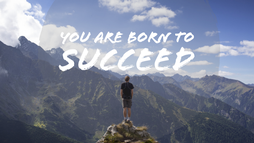
#> input picture input_image.png, 254 x 143 px, shrunk from 1104 x 621 before the run
$ python LSBM-algorithm.py
#> lines starting #> are read from the running program, lines starting #| are printed output that depends on the picture
# Tair Shriki 211966379
# Ruth Bracha Cohen 314653320
# Margalit Lionov 316206879
# Ravit Clark 208105270

import cv2
import numpy as np


def to_bin(data):
    """Convert `data` to binary format as string"""
    if isinstance(data, str):
        return ''.join([ format(ord(i), "08b") for i in data ])
    elif isinstance(data, bytes) or isinstance(data, np.ndarray):
        return [ format(i, "08b") for i in data ]
    elif isinstance(data, int) or isinstance(data, np.uint8):
        return format(data, "08b")
    else:
        raise TypeError("Type not supported.")


def encode(input_image, secret_data):

    # read the image and convert it to bits matrix - width of kernel
#> called with input_image = 'input_image.png'
    image = cv2.imread(input_image)
#> image is the input picture: shape (143, 254, 3); mean B, G, R 150.3, 130.3, 122.4

    # get the image height, width, channel
    height, width, channel = image.shape
#> height = 143; width = 254; channel = 3

    # checking if data can be encoded in image kernel
    # maximum bytes to encode
    n_bytes = image.shape[0] * image.shape[1] * 3 // 8
#> n_bytes = 13620
    print(">> Maximum bytes to encode in your entered image:", n_bytes)
#| >> Maximum bytes to encode in your entered image: 13620

    if len(secret_data) > n_bytes:
        raise ValueError(">> Opppps, insufficient bytes, need bigger image to encode or less data\n")

    #  Mask least 2 bits and find edges
    image = image & 252

    # cv2.cvtColor is applied over the
    # image input with applied parameters
    # to convert the image in grayscale
    img = cv2.cvtColor(image, cv2.COLOR_BGR2GRAY)
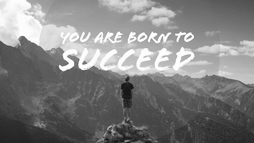
#> img: shape (143, 254); min 15, max 252, mean 128.7

    # apply basic thresholding -- the first parameter is the kernel image
    # we want to threshold, the second value is is our threshold
    # check; if a pixel value is greater than our threshold (in this
    # case, img_height), we set it to be *black, otherwise it is *white*
    (threshold, threshInv) = cv2.threshold(img, height, 255, cv2.THRESH_TOZERO_INV)
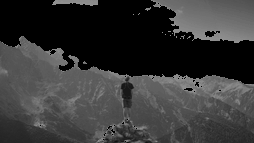
#> threshInv: shape (143, 254); min 0, max 143, mean 54.4
#> threshold = 143
    cv2.imshow("Threshold binary inverse image (in gray) ", threshInv)

    # detection of the edges -> canny algorithm gets the bits img & threshInv value = threshold
    # edges is set of indices of edge pixels
    # detect edges in the image. The parameters control the thresholds
    edges = cv2.Canny(image, 100, 200/int(threshold))
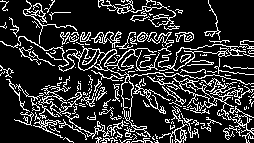
#> edges: shape (143, 254); 18.8% white in thin lines or dots
    edges = edges | img
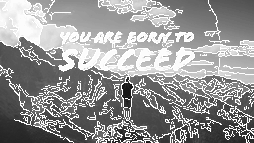
#> edges: shape (143, 254); min 15, max 255, mean 151


    # show the image edges on the newly created image window
    cv2.imshow("Image edges detection using canny algorithm", edges)
    # waits for user to press any key
    # (this is necessary to avoid Python kernel form crashing)
    cv2.waitKey(0)

    cv2.destroyAllWindows()
    #################################### encoding #########################################
    #######################################################################################
    print("\n>> Encoding data in image, this process may take a few seconds, please stay with us :)\n ")
    # add stopping criteria
    secret_data += "*****"
    data_index = 0
    # convert data to binary
    binary_secret_data = to_bin(secret_data)

    # size of data to hide
    data_len = len(binary_secret_data)

    # edges check
    if(len(edges)<data_len):
        print("\n>> There are not enough edges for your hidden message\n")


    # modified cover image using pixel intensity adjustment
    # changing matrix pixels in edges (found by canny algorithm)
    i = 0
    for row in image:
        j = 0
        for pixel in row:
                # checking if this pixel is an edge --> if yes : encrypt data in this pixel
                if edges[i][j] != 0:

                    # convert RGB values to binary format
                    r, g, b= to_bin(pixel)

                    # modify the least significant bit (LSB) only if there is still data to store
                    if data_index < data_len :
                        # least significant red pixel bit
                        pixel[0] = int(r[:-1] + binary_secret_data[data_index], 2)
                        data_index += 1
                    if data_index < data_len:
                        # least significant green pixel bit
                        pixel[1] = int(g[:-1] + binary_secret_data[data_index], 2)
                        data_index += 1
                    if data_index < data_len:
                        # least significant blue pixel bit
                        pixel[2] = int(b[:-1] + binary_secret_data[data_index], 2)
                        data_index += 1
                    # if data is encoded, just break out of the loop
                    if data_index >= data_len:
                        break
                    j += 1
        i += 1
#> this loop made 143 passes
#> after the loop, data_index = 400; i = 143; pixel = [48, 32, 32]

    return image

def decode(image_name):
#> called with image_name = 'encoded_image.png'
    print(">> Decoding data from image\n")
    # read the image
    image = cv2.imread(image_name)
    binary_data = ""
    for row in image:
        for pixel in row:
            r, g, b = to_bin(pixel)
            binary_data += r[-1]
            binary_data += g[-1]
            binary_data += b[-1]
    # split by 8-bits
    all_bytes = [ binary_data[i: i+8] for i in range(0, len(binary_data), 8) ]
#> all_bytes = 13621 items, first 6: '01010100', '01101000', '01101001', '01110011', '00100000', '01101001'
    # convert from bits to characters
    decoded_data = ""
    for byte in all_bytes:
        decoded_data += chr(int(byte, 2))
        if decoded_data[-5:] == "*****":
            break
#> this loop made 50 passes
#> (byte, decoded_data) on passes 1 to 12: ('01010100', 'T'), ('01101000', 'Th'), ('01101001', 'Thi'), ('01110011', 'This'), ('00100000', 'This '), ('01101001', 'This i'), ('01110011', 'This is'), ('00100000', 'This is '), ('01100001', 'This is a'), ('00100000', 'This is a '), ('01101000', 'This is a h'), ('01101001', 'This is a hi')
#> byte on passes 41 to 46: '01101000', '01101000', '00100001', '00100001', '00100001', '00101010'
    return decoded_data[:-5]

if __name__ == "__main__":
    input_image = "input_image.png"
    output_image = "encoded_image.png"
    secret_data = "This is a hidden message!!! shhhhhhhhhhhhh!!!"

    # encode the data into the image
    encoded_image = encode(input_image, secret_data)

    # save the output image (encoded image)
    cv2.imwrite(output_image, encoded_image)
    # decode the secret data from the image
    decoded_data = decode(output_image)
    print(">> Decoded message:", decoded_data)
#| >> Decoded message: This is a hidden message!!! shhhhhhhhhhhhh!!!

$ run again, with coloredImage.PNG copied over input_image.png
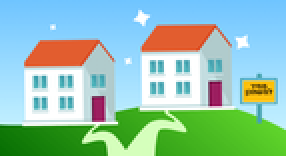
#> input picture coloredImage.PNG, 143 x 78 px, shrunk from 621 x 341 before the run (shown 2 times larger)
#> in encode, image is the input picture: shape (78, 143, 3); mean B, G, R 176, 194.9, 147.6
#| >> Maximum bytes to encode in your entered image: 4182
#> in encode, `(threshold, threshInv) = cv2.threshold(img, height, 255, cv2.THRESH_TO..`:
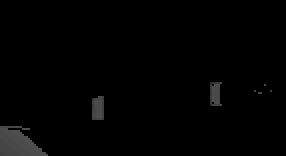
#> threshInv: shape (78, 143) (shown 2 times larger); min 0, max 78, mean 2.4
#> threshold = 78
#> in encode, `edges = edges | img`:
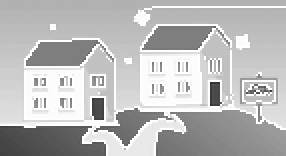
#> edges: shape (78, 143) (shown 2 times larger); min 40, max 255, mean 186.5
#> the loop in encode, `for row in image:` made 78 passes
#> after the loop in encode, `for row in image:`: data_index = 400; i = 78; pixel = [0, 108, 4]
#> the loop in decode, `for row in image:` made 78 passes
#> all_bytes = 4183 items, first 6: '01010100', '01101000', '01101001', '01110011', '00100000', '01101001'
#> the loop in decode, `for byte in all_bytes:` made 50 passes
#> (byte, decoded_data) on passes 1 to 8: ('01010100', 'T'), ('01101000', 'Th'), ('01101001', 'Thi'), ('01110011', 'This'), ('00100000', 'This '), ('01101001', 'This i'), ('01110011', 'This is'), ('00100000', 'This is ')
#| >> Decoded message: This is a hidden message!!! shhhhhhhhhhhhh!!!
